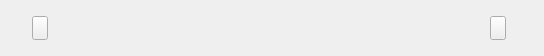
<?xml version="1.0" encoding="UTF-8"?>
<ui version="4.0">
 <class>ChannelWidget</class>
 <widget class="QWidget" name="ChannelWidget">
  <property name="geometry">
   <rect>
    <x>0</x>
    <y>0</y>
    <width>544</width>
    <height>56</height>
   </rect>
  </property>
  <property name="minimumSize">
   <size>
    <width>544</width>
    <height>56</height>
   </size>
  </property>
  <property name="maximumSize">
   <size>
    <width>544</width>
    <height>56</height>
   </size>
  </property>
  <property name="windowTitle">
   <string>Form</string>
  </property>
  <widget class="QLabel" name="bg">
   <property name="geometry">
    <rect>
     <x>0</x>
     <y>0</y>
     <width>544</width>
     <height>58</height>
    </rect>
   </property>
   <property name="minimumSize">
    <size>
     <width>544</width>
     <height>58</height>
    </size>
   </property>
   <property name="maximumSize">
    <size>
     <width>544</width>
     <height>58</height>
    </size>
   </property>
   <property name="text">
    <string/>
   </property>
   <property name="pixmap">
    <pixmap resource="imgs.qrc">:/img/channel.png</pixmap>
   </property>
   <property name="scaledContents">
    <bool>true</bool>
   </property>
  </widget>
  <widget class="QToolButton" name="prevButton">
   <property name="geometry">
    <rect>
     <x>32</x>
     <y>16</y>
     <width>16</width>
     <height>24</height>
    </rect>
   </property>
   <property name="minimumSize">
    <size>
     <width>16</width>
     <height>24</height>
    </size>
   </property>
   <property name="maximumSize">
    <size>
     <width>16</width>
     <height>24</height>
    </size>
   </property>
   <property name="styleSheet">
    <string notr="true">QToolButton{border-image: url(:/img/arrow_left.png);}
QToolButton:pressed{border-image: url(:/img/arrow_left_clicked.png);}</string>
   </property>
   <property name="text">
    <string/>
   </property>
  </widget>
  <widget class="QToolButton" name="nextButton">
   <property name="geometry">
    <rect>
     <x>490</x>
     <y>16</y>
     <width>16</width>
     <height>24</height>
    </rect>
   </property>
   <property name="minimumSize">
    <size>
     <width>16</width>
     <height>24</height>
    </size>
   </property>
   <property name="maximumSize">
    <size>
     <width>16</width>
     <height>24</height>
    </size>
   </property>
   <property name="styleSheet">
    <string notr="true">QToolButton{border-image: url(:/img/arrow_right.png);}
QToolButton:pressed{border-image: url(:/img/arrow_right_clicked.png);}</string>
   </property>
   <property name="text">
    <string/>
   </property>
  </widget>
  <widget class="HorizontalSlider" name="slider" native="true">
   <property name="geometry">
    <rect>
     <x>60</x>
     <y>0</y>
     <width>421</width>
     <height>56</height>
    </rect>
   </property>
   <property name="minimumSize">
    <size>
     <width>0</width>
     <height>56</height>
    </size>
   </property>
   <property name="maximumSize">
    <size>
     <width>521</width>
     <height>54</height>
    </size>
   </property>
  </widget>
 </widget>
 <customwidgets>
  <customwidget>
   <class>HorizontalSlider</class>
   <extends>QWidget</extends>
   <header>horizontalslider.h</header>
   <container>1</container>
  </customwidget>
 </customwidgets>
 <resources>
  <include location="imgs.qrc"/>
 </resources>
 <connections/>
</ui>
